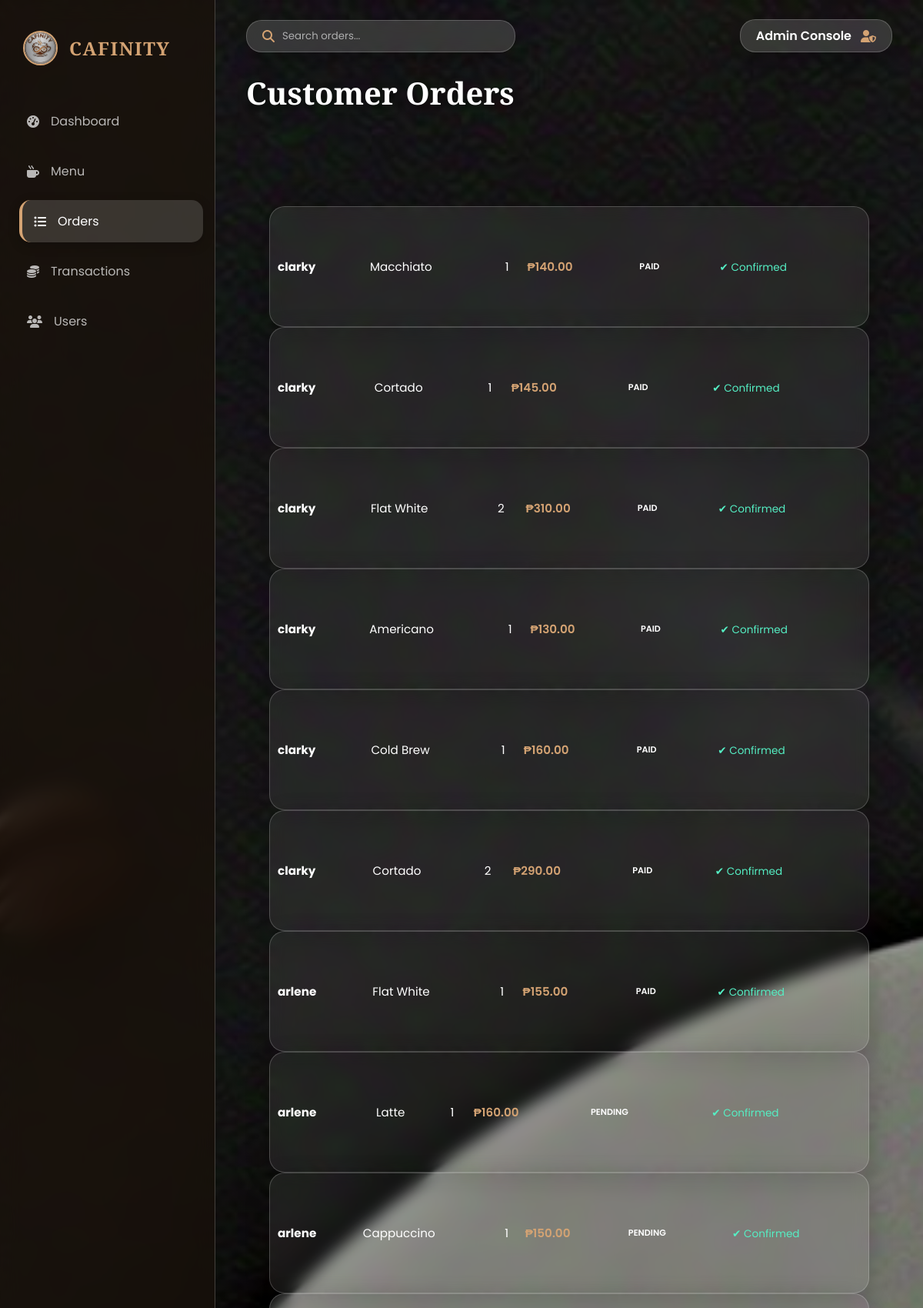
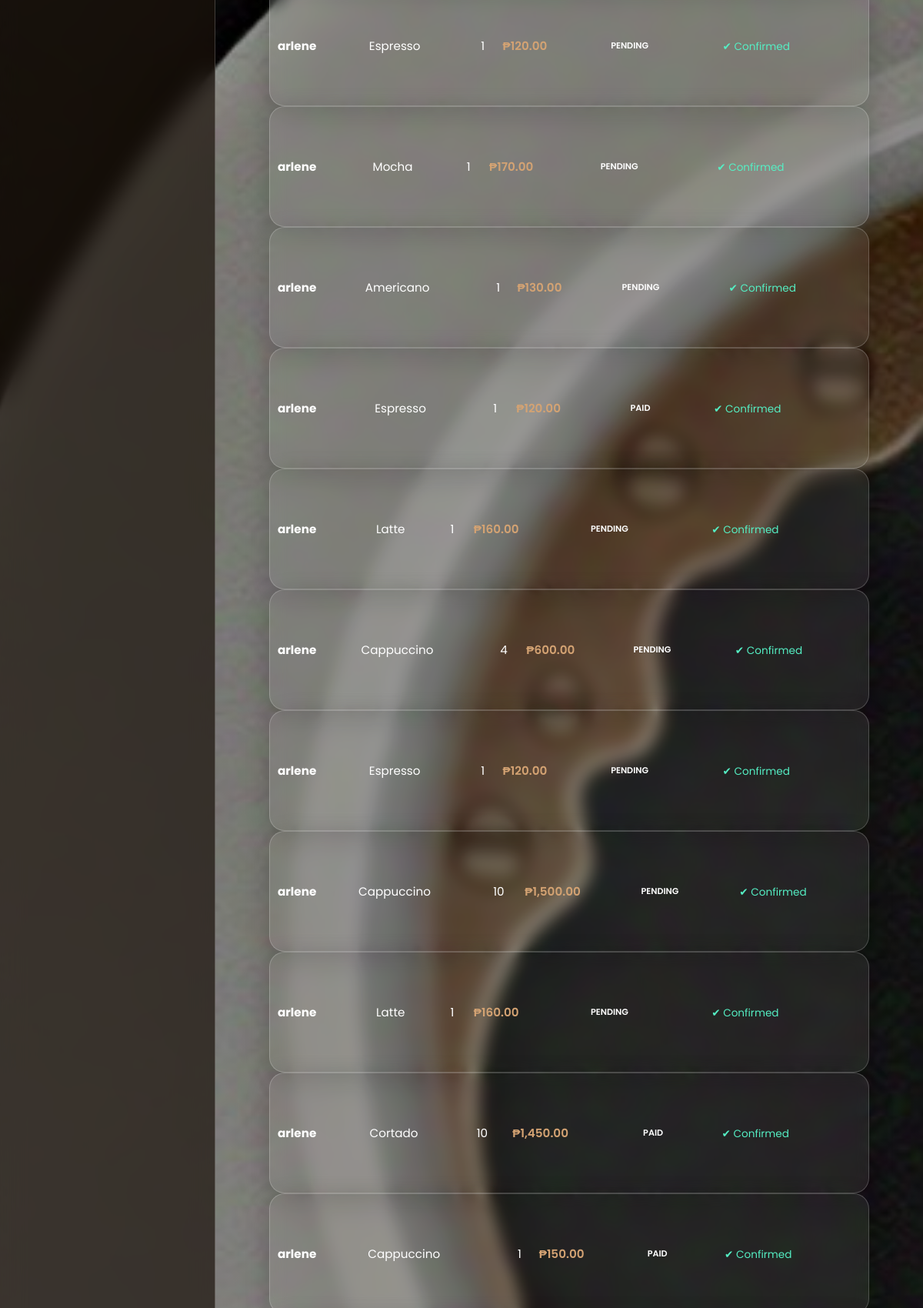
Screenshot of /cafinity/admin/view_orders.php (signed in, upper part) with the database file from the repository (2 pictures, top to bottom).
### tables this page shows
CREATE TABLE `orders` (
  `id` int(11) NOT NULL,
  `user_id` int(11) NOT NULL,
  `coffee_id` int(11) NOT NULL,
  `quantity` int(11) NOT NULL,
  `status` varchar(20) DEFAULT 'Pending',
  `created_at` timestamp NOT NULL DEFAULT current_timestamp(),
  `hidden` tinyint(1) DEFAULT 0
);

CREATE TABLE `users` (
  `id` int(11) NOT NULL,
  `username` varchar(50) NOT NULL,
  `password` varchar(255) DEFAULT NULL,
  `role` varchar(20) NOT NULL DEFAULT 'customer',
  `profile_image` varchar(255) DEFAULT 'default.png'
);

CREATE TABLE `coffee` (
  `id` int(11) NOT NULL,
  `name` varchar(100) NOT NULL,
  `price` decimal(6,2) NOT NULL,
  `image` varchar(255) NOT NULL,
  `rating` int(11) DEFAULT 5
);

### cafinity/admin/view_orders.php (the view, shortened to what this page needs)
<?php
require "../db.php";
$sql = "
SELECT o.id AS order_id, u.username AS customer_name, c.name AS coffee_name,
        c.price, o.quantity, o.status, o.created_at
FROM orders o
LEFT JOIN users u ON o.user_id = u.id
LEFT JOIN coffee c ON o.coffee_id = c.id
ORDER BY o.created_at DESC
";
$orders = $pdo->query($sql)->fetchAll(PDO::FETCH_ASSOC);
?>
<!DOCTYPE html>
<html lang="en">
<head>
    <link rel="stylesheet" href="https://cdnjs.cloudflare.com/ajax/libs/font-awesome/6.4.0/css/all.min.css">
</head>
<body>
<aside class="sidebar">
        <div class="sidebar-header">
            <img src="../indexpic.jpg" alt="Logo">
            <h2>CAFINITY</h2>
        </div>
        <ul class="nav-menu">
            <li class="nav-item"><a href="dashboard.php" class="nav-link"><i class="fa-solid fa-gauge-high"></i> Dashboard</a></li>
            <li class="nav-item"><a href="manage_coffee.php" class="nav-link"><i class="fa-solid fa-mug-hot"></i> Menu</a></li>
            <li class="nav-item"><a href="view_orders.php" class="nav-link active"><i class="fa-solid fa-list-ul"></i> Orders</a></li>
            <li class="nav-item"><a href="transaction.php" class="nav-link"><i class="fa-solid fa-coins"></i> Transactions</a></li>
            <li class="nav-item"><a href="users.php" class="nav-link"><i class="fa-solid fa-users"></i> Users</a></li>
        </ul>
    </aside>
    <div class="main-wrapper">
    <header class="top-bar">
        <div class="glass-panel search-container">
            <i class="fa-solid fa-magnifying-glass" style="color: var(--primary-gold);"></i>
            <input type="text" placeholder="Search orders...">
        </div>
        <div class="glass-panel" style="padding:8px 20px; display:flex; align-items:center; gap:12px;">
            <span style="font-weight:600;">Admin Console</span>
            <i class="fa-solid fa-user-shield" style="color:var(--primary-gold);"></i>
        </div>
    </header>
    <main class="content">
        <h1 class="page-title">Customer Orders</h1>
        <div class="table-container">
            <table>
        <tbody>
            <?php foreach($orders as $order):
                $current_status = $order['status'] ?: 'Pending';
            ?>
            <tr>
                <td><strong><?php echo htmlspecialchars($order['customer_name']); ?></strong></td>
                <td><?php echo htmlspecialchars($order['coffee_name']); ?></td>
                <td><?php echo $order['quantity']; ?></td>
                <td style="color: var(--primary-gold); font-weight: 600;">
                    ₱<?php echo number_format($order['price'] * $order['quantity'], 2); ?>
                </td>
                <td>
                    <span class="status-badge status-<?php echo $current_status; ?>">
                        <?php echo $current_status; ?>
                    </span>
                </td>
                <td>
                    <?php if($current_status == 'Pending'): ?>
                        <form method="post">
                            <input type="hidden" name="order_id" value="<?php echo $order['order_id']; ?>">
                            <button type="submit" name="approve_order" class="btn-approve">Approve</button>
                        </form>
                    <?php elseif($current_status == 'Cancelled'): ?>
                        <span style="color: var(--danger); font-size: 0.8rem; opacity: 0.7;">User Cancelled</span>
                    <?php else: ?>
                        <span style="color: #55efc4; font-size: 0.85rem;">✔ Confirmed</span>
                    <?php endif; ?>
                </td>
            </tr>
            <?php endforeach; ?>
        </tbody>
    </table>
        </div>
    </main>
    </div>
</body>
</html>

### cafinity/admin/view_orders.php (style rules this page uses)
:root { --primary-gold: #d4a373; --glass-white: rgba(255, 255, 255, 0.15); --glass-dark: rgba(26, 18, 11, 0.7); --border-glass: rgba(255, 255, 255, 0.2); --text-light: #ffffff; --danger: #ff7675; }
* { margin:0; padding:0; box-sizing:border-box; font-family:'Poppins', sans-serif; }
body { display:flex; height:100vh; background:linear-gradient(rgba(0,0,0,0.4), rgba(0,0,0,0.4)), url('../bgindex.JPG') no-repeat center center fixed; background-size:cover; color:var(--text-light); overflow:hidden; }
.sidebar { width:280px; background:var(--glass-dark); backdrop-filter:blur(15px); -webkit-backdrop-filter:blur(15px); display:flex; flex-direction:column; border-right:1px solid var(--border-glass); z-index:10; }
.sidebar-header { padding:40px 30px; display:flex; align-items:center; gap:15px; }
.sidebar-header img { width:45px; height:45px; border-radius:50%; border:2px solid var(--primary-gold); }
.sidebar-header h2 { font-family:'Playfair Display', serif; color:var(--primary-gold); letter-spacing:1.5px; }
.nav-menu { list-style:none; flex-grow:1; }
.nav-item { padding:5px 20px; }
.nav-link { display:flex; align-items:center; gap:15px; padding:15px; color:rgba(255,255,255,0.7); text-decoration:none; border-radius:15px; transition:0.3s ease; }
.nav-link:hover, .nav-link.active { background:var(--glass-white); color:#fff; transform:translateX(5px); }
.nav-link.active { border-left:4px solid var(--primary-gold); box-shadow:0 4px 15px rgba(0,0,0,0.2); }
.main-wrapper { flex-grow:1; overflow-y:auto; display:flex; flex-direction:column; }
.top-bar { padding:25px 40px; display:flex; justify-content:space-between; align-items:center; }
.glass-panel { background:var(--glass-white); backdrop-filter:blur(10px); -webkit-backdrop-filter:blur(10px); border:1px solid var(--border-glass); border-radius:20px; box-shadow:0 8px 32px rgba(0,0,0,0.3); }
.search-container { padding:10px 20px; display:flex; align-items:center; width:350px; }
.search-container input { border:none; outline:none; background:transparent; color:white; margin-left:10px; width:100%; }
.search-container input::placeholder { color:rgba(255,255,255,0.6); }
.content { padding:0 40px 40px; }
.page-title { font-family:'Playfair Display', serif; font-size:2.5rem; margin-bottom:30px; text-shadow:2px 4px 10px rgba(0,0,0,0.5); }
.table-container { padding:30px; width:100%; background:transparent; }
table { width:100%; border-collapse:separate; border-spacing:0 60px; color:#fff; }
tbody tr { background:rgba(255,255,255,0.08); backdrop-filter:blur(10px); -webkit-backdrop-filter:blur(10px); border-radius:20px; border:1px solid rgba(255,255,255,0.2); box-shadow:0 8px 32px rgba(0,0,0,0.2); transition:transform 0.3s, box-shadow 0.3s; display:table; width:100%; }
td { padding:4px 5px; border:none; font-size:0.95rem; color:#fff; }
tbody tr td:first-child { padding-left:10px; }
tbody tr td:last-child { padding-right:10px; }
.status-badge { padding:5px 12px; border-radius:50px; font-size:0.7rem; font-weight:600; text-transform:uppercase; display:inline-block; }

### rows the page displays
orders: user.username "clarky", coffee.name "Macchiato", quantity "1", $order['price']*$order['quantity'] "140.00", status "PAID", shows "✔ Confirmed"
orders: user.username "clarky", coffee.name "Cortado", quantity "1", $order['price']*$order['quantity'] "145.00", status "PAID", shows "✔ Confirmed"
orders: user.username "clarky", coffee.name "Flat White", quantity "2", $order['price'] * $order['quantity'] "310.00", status "PAID", shows "✔ Confirmed"
orders: user.username "clarky", coffee.name "Americano", quantity "1", $order['price']*$order['quantity'] "130.00", status "PAID", shows "✔ Confirmed"
orders: user.username "clarky", coffee.name "Cold Brew", quantity "1", $order['price']*$order['quantity'] "160.00", status "PAID", shows "✔ Confirmed"
orders: user.username "clarky", coffee.name "Cortado", quantity "2", $order['price'] * $order['quantity'] "290.00", status "PAID", shows "✔ Confirmed"
orders: user.username "arlene", coffee.name "Flat White", quantity "1", $order['price']*$order['quantity'] "155.00", status "PAID", shows "✔ Confirmed"
orders: user.username "arlene", coffee.name "Latte", quantity "1", $order['price']*$order['quantity'] "160.00", status "PENDING", shows "✔ Confirmed"
orders: user.username "arlene", coffee.name "Cappuccino", quantity "1", $order['price']*$order['quantity'] "150.00", status "PENDING", shows "✔ Confirmed"
orders: user.username "arlene", coffee.name "Espresso", quantity "1", $order['price']*$order['quantity'] "120.00", status "PENDING", shows "✔ Confirmed"
orders: user.username "arlene", coffee.name "Mocha", quantity "1", $order['price']*$order['quantity'] "170.00", status "PENDING", shows "✔ Confirmed"
orders: user.username "arlene", coffee.name "Americano", quantity "1", $order['price']*$order['quantity'] "130.00", status "PENDING", shows "✔ Confirmed"
orders: user.username "arlene", coffee.name "Espresso", quantity "1", $order['price']*$order['quantity'] "120.00", status "PAID", shows "✔ Confirmed"
orders: user.username "arlene", coffee.name "Latte", quantity "1", $order['price']*$order['quantity'] "160.00", status "PENDING", shows "✔ Confirmed"
orders: user.username "arlene", coffee.name "Cappuccino", quantity "4", $order['price'] * $order['quantity'] "600.00", status "PENDING", shows "✔ Confirmed"
orders: user.username "arlene", coffee.name "Espresso", quantity "1", $order['price']*$order['quantity'] "120.00", status "PENDING", shows "✔ Confirmed"
orders: user.username "arlene", coffee.name "Cappuccino", quantity "10", $order['price'] * $order['quantity'] "1,500.00", status "PENDING", shows "✔ Confirmed"
orders: user.username "arlene", coffee.name "Latte", quantity "1", $order['price']*$order['quantity'] "160.00", status "PENDING", shows "✔ Confirmed"
orders: user.username "arlene", coffee.name "Cortado", quantity "10", $order['price'] * $order['quantity'] "1,450.00", status "PAID", shows "✔ Confirmed"
orders: user.username "arlene", coffee.name "Cappuccino", quantity "1", $order['price']*$order['quantity'] "150.00", status "PAID", shows "✔ Confirmed"
